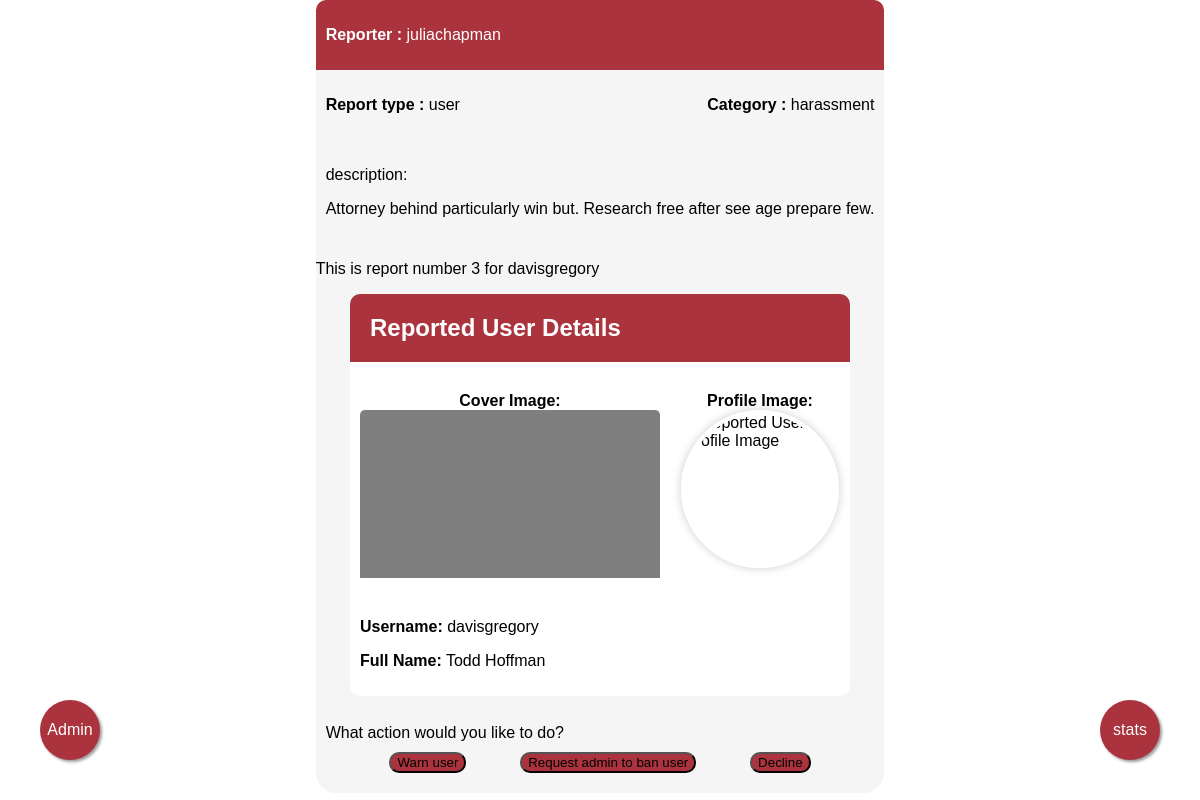
The app's page /report/4 (signed in) with its own data.
### report/models.py (models this page shows, shortened)
class Report(models.Model):
    reporter = models.ForeignKey(CustomUser, on_delete=models.CASCADE, related_name='reporter')
    type = models.CharField(max_length=25, choices=TYPE)
    category = models.CharField(max_length=25, choices=CATEGORY)
    reported_user = models.ForeignKey(CustomUser, on_delete=models.CASCADE, related_name='reported_user')
    description = models.TextField(null=True, blank=True)
    status = models.CharField(max_length=25, choices=STATUS, default='pending')
    reported_post = models.ForeignKey(Post, on_delete=models.SET_NULL, related_name='reported_post', null=True, blank=True)
    reported_chat = models.ForeignKey(Chat, on_delete=models.PROTECT, related_name='reported_chat', null=True, blank=True)
    moderator = models.ForeignKey(CustomUser, on_delete=models.CASCADE, related_name='moderator', null=True, blank=True)
    moderator_comment = models.TextField(null=True, blank=True)
    created_at = models.DateTimeField(auto_now_add=True)
    updated_at = models.DateTimeField(auto_now=True)

### accounts/models.py (models this page shows, shortened)
class CustomUser(AbstractUser):
    email = models.EmailField(blank=False, null=False, unique=True)
    profile_image = models.ImageField(default='profile_images/default.png', upload_to='profile_images/', blank=True, null=True)
    birth_date = models.DateField(blank=True, null=True)
    phone_number = PhoneNumberField(blank=True, null=True)
    gender = models.CharField(blank=True, null=True, max_length=1, choices=GENDER_CHOICES)
    role = models.CharField(max_length=25, choices=ROLE, default='regular-user')
    is_online = models.BooleanField(default=False)
    last_online = models.DateTimeField(blank=True, null=True)
    is_banned = models.BooleanField(default=False)

### main/models.py (models this page shows, shortened)
class Profile(models.Model):
    user = models.OneToOneField(settings.AUTH_USER_MODEL, on_delete=models.CASCADE, related_name='profile')
    cover_image = models.ImageField(default='cover_images/default.jpg', upload_to='cover_images/', blank=True, null=True)
    bio = models.TextField(blank=True, null=True)
    created_at = models.DateTimeField(auto_now_add=True)
    updated_at = models.DateTimeField(auto_now=True)

### report/views.py (the view)
# urls.py: path('<int:pk>', views.ReportDetail.as_view(), name='report-detail'),
class ReportDetail(LoginRequiredMixin, PermissionRequiredMixin, generic.DetailView):
    model = Report
    template_name = 'report/detail_base.html'
    permission_required = 'report.view_report'
    def get_context_data(self, **kwargs):
        context = super().get_context_data(**kwargs)
        report = context['object']
        context['report_form'] = ReportUpdateForm(instance=context['object'])
        context['warn_form'] = WarnForm()
        if report.reported_post:
            context['post'] = report.reported_post
        if report.reported_chat:
            chat = report.reported_chat
            messages = Message.objects.filter(chat=chat)[:10]
            context['chat'] = chat
            context['messages'] = messages
        reported_user = context['object'].reported_user
        report_count = Report.objects.filter(reported_user=reported_user).count()
        context['report_count'] = report_count
        return context

### report/templates/report/detail_base.html (shortened to what this page needs)
{% extends 'report_base.html' %}
{% block content %}
<div class="report-design" >
{% if report %}
  <div class="header">
    <p><b>Reporter : </b> {{ report.reporter.username }}</p>
  </div>
  <div class="subheader">
    <p><b>Report type : </b> {{report.type}}</p>
    <p><b>Category : </b> {{ report.category }}</p>
  </div>
  <div class="description">
    {% if report.description %}
    <p>description:</p>
    <p>{{ report.description }}</p>
    {% endif %}
  </div>
  <p>This is report number {{ report_count }} for {{report.reported_user.username}}</p>
<div class="report-container">
  {% if report.type == 'user' %}
    <div class="report-details">
      <div class="report-header">
          <h2 style="display: flex; background-color: #aa333d; padding: 20px; margin: 0%;
          border-top-left-radius: 10px;
          border-top-right-radius: 10px;
          color: white;
          ">Reported User Details</h2>
      </div>
      <div style="padding: 10px;" class="user-images">
        <div class="image-container">
            <b>Cover Image:</b>
            <div class="image-frame">
                <img src="{{ report.reported_user.profile.cover_image.url }}" alt="Reported User CoverImage">
            </div>
        </div>
        <div class="image-container">
            <b>Profile Image:</b>
            <div class="image-frame profile-image-frame">
                <img src="{{ report.reported_user.profile_image.url }}" alt="Reported User Profile Image">
            </div>
        </div>
      </div>
      <div class="user-info" style="padding: 10px;">
        <p><b>Username:</b> {{ report.reported_user.username }}</p>
        <p><b>Full Name:</b> {{ report.reported_user.first_name }} {{ report.reported_user.last_name }}</p>
      </div>
    </div>
  {% endif %}
  </div>
  <br />
  <div class="action">
    What action would you like to do?<br />
    <div class="action-div">
      <div>
        <button onclick="toggleForm()">Warn user</button>
      </div>
      {% if user.role == 'admin' %}
        <div>
          <form action="{% url 'report:ban' report.reported_user.id %}" method="get">
            {% csrf_token %}
            <button type="submit">Ban user</button><br />
          </form>
        </div>
      {% else %}
        <div>
          <form action="{% url 'report:redirect' report.id %}" method="get">
            <button type="submit">Request admin to ban user</button><br />
          </form>
        </div>
      {% endif %}
      <div>
        <form action="{% url 'report:decline' report.id %}" method="get">
          <button type="submit">Decline</button><br />
        </form>
      </div>
    </div>
</div>
{% else %}
  <p>Not Found! 404.</p>
{% endif %}
{% endblock %}

### report/templates/report/detail_base.html (style rules this page uses)
body { font-family: Arial, sans-serif; margin: 0; padding: 0; display: flex; justify-content: center; align-items: center; }
.report-design { flex-direction: column; display: flex; justify-self: center; align-self: center; border-radius: 20px; background-color: whitesmoke; height:100%; }
.header { display: flex; justify-content: left; background-color: #aa333d; border-top-left-radius: 10px; border-top-right-radius: 10px; padding: 10px; color: white; }
.subheader { display: flex; justify-content: space-between; padding: 10px; }
.description { padding: 10px; }
.action { padding: 10px; display: flex; flex-direction: column; }
.action-div { padding: 10px; display: flex; justify-content: space-evenly; }
button { border-radius: 10px; background-color: #aa333d; }
.report-container { background-color: white; display: flex; align-self: center; flex-direction: column; width: 500px; border-radius: 10px; }
.user-images { display: flex; gap: 20px; margin-top: 20px; }
.image-container { flex: 1; display: flex; flex-direction: column; align-items: center; }
.image-frame { width: 100%; max-width: 600px; border-radius: 5px; overflow: hidden; }
.profile-image-frame { width: 150px; height: 150px; border-radius: 50%; overflow: hidden; border: 4px solid #fff; box-shadow: 0 0 10px rgba(0, 0, 0, 0.2); }

### records on screen
Report: reporter.username "juliachapman", type "user", category "harassment", description "Attorney behind particularly win but. Research free after see age prepare few.", reported_user.username "davisgregory", reported_user.profile.cover_image (placeholder picture), reported_user.first_name "Todd", reported_user.last_name "Hoffman"

### other values on screen
{{ report_count }} "3"
